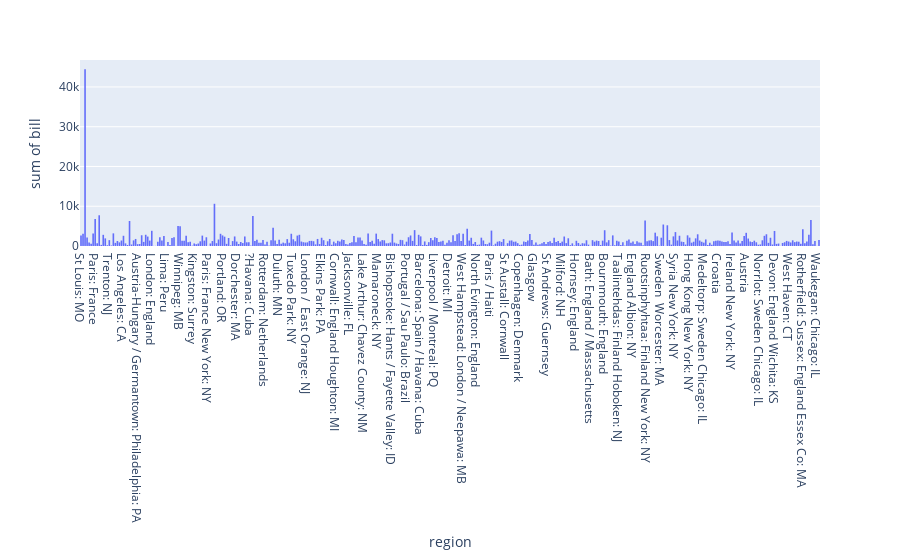

The notebook cell this image was saved under:
### Code cell
df_without = DataFrame.loc[DataFrame['region'] != '-']
fig = px.histogram(df_without, x="region", y="bill" )
fig.show()

'''
Немного увеличив диаграмму получаем результат:
Больше всенго продаж по региону "New York: NY" 44.441k
'''

### Figure 1 — Plotly figure (JSON) as saved in the notebook; plotly's stock layout.template omitted (floating-point values rounded to 4 significant figures; data arrays with more than 128 entries replaced by an {"elided": "..."} marker saying what was removed)
{"data": [{"alignmentgroup": "True", "bingroup": "x", "histfunc": "sum", "hovertemplate": "region=%{x}<br>sum of bill=%{y}<extra></extra>", "legendgroup": "", "marker": {"color": "#636efa", "pattern": {"shape": ""}}, "name": "", "offsetgroup": "", "orientation": "v", "showlegend": false, "type": "histogram", "x": {"elided": "742 str values"}, "xaxis": "x", "y": {"elided": "742 int values"}, "yaxis": "y"}], "layout": {"autosize": true, "barmode": "relative", "legend": {"tracegroupgap": 0}, "margin": {"t": 60}, "xaxis": {"anchor": "y", "autorange": true, "domain": [0, 1], "range": [-0.5, 365.5], "title": {"text": "region"}, "type": "category"}, "yaxis": {"anchor": "x", "autorange": true, "domain": [0, 1], "range": [0, 46780], "title": {"text": "sum of bill"}, "type": "linear"}}}
